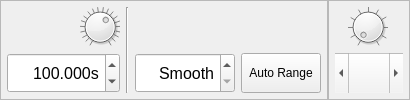
             <widget class="QFrame" name="frame_5">
              <property name="sizePolicy">
               <sizepolicy hsizetype="Expanding" vsizetype="Preferred">
                <horstretch>0</horstretch>
                <verstretch>0</verstretch>
               </sizepolicy>
              </property>
              <property name="frameShape">
               <enum>QFrame::NoFrame</enum>
              </property>
              <property name="frameShadow">
               <enum>QFrame::Plain</enum>
              </property>
              <layout class="QHBoxLayout" name="horizontalLayout_10">
               <property name="spacing">
                <number>0</number>
               </property>
               <property name="leftMargin">
                <number>0</number>
               </property>
               <property name="topMargin">
                <number>0</number>
               </property>
               <property name="rightMargin">
                <number>0</number>
               </property>
               <property name="bottomMargin">
                <number>0</number>
               </property>
               <item>
                <widget class="QFrame" name="frameRollingRange">
                 <property name="sizePolicy">
                  <sizepolicy hsizetype="Preferred" vsizetype="Preferred">
                   <horstretch>1</horstretch>
                   <verstretch>0</verstretch>
                  </sizepolicy>
                 </property>
                 <property name="minimumSize">
                  <size>
                   <width>0</width>
                   <height>100</height>
                  </size>
                 </property>
                 <property name="maximumSize">
                  <size>
                   <width>16777215</width>
                   <height>16777215</height>
                  </size>
                 </property>
                 <property name="frameShape">
                  <enum>QFrame::StyledPanel</enum>
                 </property>
                 <property name="frameShadow">
                  <enum>QFrame::Sunken</enum>
                 </property>
                 <layout class="QHBoxLayout" name="horizontalLayout_24">
                  <property name="leftMargin">
                   <number>6</number>
                  </property>
                  <property name="topMargin">
                   <number>6</number>
                  </property>
                  <property name="rightMargin">
                   <number>6</number>
                  </property>
                  <property name="bottomMargin">
                   <number>6</number>
                  </property>
                  <item>
                   <layout class="QGridLayout" name="gridLayout_24">
                    <item row="1" column="3">
                     <widget class="QSpinBox" name="spinBoxShiftStep">
                      <property name="sizePolicy">
                       <sizepolicy hsizetype="Preferred" vsizetype="Preferred">
                        <horstretch>0</horstretch>
                        <verstretch>0</verstretch>
                       </sizepolicy>
                      </property>
                      <property name="minimumSize">
                       <size>
                        <width>100</width>
                        <height>0</height>
                       </size>
                      </property>
                      <property name="font">
                       <font>
                        <pointsize>12</pointsize>
                       </font>
                      </property>
                      <property name="toolTip">
                       <string>&lt;html&gt;&lt;head/&gt;&lt;body&gt;&lt;p&gt;&lt;span style=&quot; font-size:8pt;&quot;&gt;If percentage is set, rolling mode does move continuously, but rather skip ahead of the signal until the signal reaches the right edge again.&lt;/span&gt;&lt;/p&gt;&lt;/body&gt;&lt;/html&gt;</string>
                      </property>
                      <property name="alignment">
                       <set>Qt::AlignRight|Qt::AlignTrailing|Qt::AlignVCenter</set>
                      </property>
                      <property name="specialValueText">
                       <string>Smooth</string>
                      </property>
                      <property name="suffix">
                       <string> %</string>
                      </property>
                      <property name="maximum">
                       <number>100</number>
                      </property>
                      <property name="singleStep">
                       <number>10</number>
                      </property>
                     </widget>
                    </item>
                    <item row="0" column="0">
                     <widget class="QLabel" name="label_3">
                      <property name="sizePolicy">
                       <sizepolicy hsizetype="Preferred" vsizetype="Preferred">
                        <horstretch>0</horstretch>
                        <verstretch>0</verstretch>
                       </sizepolicy>
                      </property>
                      <property name="text">
                       <string/>
                      </property>
                      <property name="pixmap">
                       <pixmap resource="../../resources.qrc">:/images/icons/hrange.png</pixmap>
                      </property>
                      <property name="alignment">
                       <set>Qt::AlignLeading|Qt::AlignLeft|Qt::AlignTop</set>
                      </property>
                      <property name="wordWrap">
                       <bool>true</bool>
                      </property>
                     </widget>
                    </item>
                    <item row="1" column="0" colspan="2">
                     <widget class="MyDoubleSpinBoxWithUnits" name="doubleSpinBoxRangeHorizontal">
                      <property name="enabled">
                       <bool>true</bool>
                      </property>
                      <property name="sizePolicy">
                       <sizepolicy hsizetype="Preferred" vsizetype="Preferred">
                        <horstretch>0</horstretch>
                        <verstretch>0</verstretch>
                       </sizepolicy>
                      </property>
                      <property name="minimumSize">
                       <size>
                        <width>0</width>
                        <height>0</height>
                       </size>
                      </property>
                      <property name="maximumSize">
                       <size>
                        <width>16777215</width>
                        <height>16777215</height>
                       </size>
                      </property>
                      <property name="font">
                       <font>
                        <pointsize>12</pointsize>
                       </font>
                      </property>
                      <property name="toolTip">
                       <string>&lt;html&gt;&lt;head/&gt;&lt;body&gt;&lt;p&gt;&lt;span style=&quot; font-size:8pt;&quot;&gt;Length of data shown&lt;/span&gt;&lt;/p&gt;&lt;/body&gt;&lt;/html&gt;</string>
                      </property>
                      <property name="alignment">
                       <set>Qt::AlignRight|Qt::AlignTrailing|Qt::AlignVCenter</set>
                      </property>
                      <property name="suffix">
                       <string notr="true">s</string>
                      </property>
                      <property name="decimals">
                       <number>3</number>
                      </property>
                      <property name="minimum">
                       <double>0.001000000000000</double>
                      </property>
                      <property name="maximum">
                       <double>1000000.000000000000000</double>
                      </property>
                      <property name="value">
                       <double>100.000000000000000</double>
                      </property>
                     </widget>
                    </item>
                    <item row="0" column="3">
                     <widget class="QLabel" name="label_2">
                      <property name="text">
                       <string/>
                      </property>
                      <property name="pixmap">
                       <pixmap resource="../../resources.qrc">:/images/icons/hrangeStep.png</pixmap>
                      </property>
                      <property name="alignment">
                       <set>Qt::AlignCenter</set>
                      </property>
                     </widget>
                    </item>
                    <item row="0" column="1">
                     <widget class="myDial" name="dialRollingRange">
                      <property name="enabled">
                       <bool>true</bool>
                      </property>
                      <property name="sizePolicy">
                       <sizepolicy hsizetype="Preferred" vsizetype="Fixed">
                        <horstretch>0</horstretch>
                        <verstretch>0</verstretch>
                       </sizepolicy>
                      </property>
                      <property name="minimumSize">
                       <size>
                        <width>40</width>
                        <height>40</height>
                       </size>
                      </property>
                      <property name="maximumSize">
                       <size>
                        <width>40</width>
                        <height>40</height>
                       </size>
                      </property>
                      <property name="toolTip">
                       <string>Length of data shown</string>
                      </property>
                      <property name="minimum">
                       <number>21</number>
                      </property>
                      <property name="maximum">
                       <number>40</number>
                      </property>
                      <property name="pageStep">
                       <number>1</number>
                      </property>
                      <property name="value">
                       <number>33</number>
                      </property>
                      <property name="invertedControls">
                       <bool>false</bool>
                      </property>
                      <property name="wrapping">
                       <bool>false</bool>
                      </property>
                      <property name="notchTarget">
                       <double>2.000000000000000</double>
                      </property>
                      <property name="notchesVisible">
                       <bool>true</bool>
                      </property>
                     </widget>
                    </item>
                    <item row="0" column="2" rowspan="2">
                     <widget class="Line" name="line_11">
                      <property name="frameShadow">
                       <enum>QFrame::Sunken</enum>
                      </property>
                      <property name="orientation">
                       <enum>Qt::Vertical</enum>
                      </property>
                     </widget>
                    </item>
                    <item row="1" column="4">
                     <widget class="QPushButton" name="pushButtonRollingAutoRange">
                      <property name="sizePolicy">
                       <sizepolicy hsizetype="Minimum" vsizetype="Preferred">
                        <horstretch>0</horstretch>
                        <verstretch>0</verstretch>
                       </sizepolicy>
                      </property>
                      <property name="text">
                       <string>Auto Range</string>
                      </property>
                      <property name="checkable">
                       <bool>true</bool>
                      </property>
                     </widget>
                    </item>
                   </layout>
                  </item>
                 </layout>
                </widget>
               </item>
               <item>
                <widget class="QFrame" name="frameZoom">
                 <property name="sizePolicy">
                  <sizepolicy hsizetype="Preferred" vsizetype="Preferred">
                   <horstretch>1</horstretch>
                   <verstretch>0</verstretch>
                  </sizepolicy>
                 </property>
                 <property name="minimumSize">
                  <size>
                   <width>0</width>
                   <height>100</height>
                  </size>
                 </property>
                 <property name="maximumSize">
                  <size>
                   <width>16777215</width>
                   <height>16777215</height>
                  </size>
                 </property>
                 <property name="frameShape">
                  <enum>QFrame::StyledPanel</enum>
                 </property>
                 <property name="frameShadow">
                  <enum>QFrame::Sunken</enum>
                 </property>
                 <layout class="QGridLayout" name="gridLayout_12" rowstretch="1,1" columnstretch="1,1,100">
                  <property name="leftMargin">
                   <number>6</number>
                  </property>
                  <property name="topMargin">
                   <number>6</number>
                  </property>
                  <property name="rightMargin">
                   <number>6</number>
                  </property>
                  <property name="bottomMargin">
                   <number>6</number>
                  </property>
                  <item row="0" column="1">
                   <widget class="QDial" name="dialZoom">
                    <property name="enabled">
                     <bool>true</bool>
                    </property>
                    <property name="sizePolicy">
                     <sizepolicy hsizetype="Preferred" vsizetype="Maximum">
                      <horstretch>0</horstretch>
                      <verstretch>0</verstretch>
                     </sizepolicy>
                    </property>
                    <property name="minimumSize">
                     <size>
                      <width>40</width>
                      <height>40</height>
                     </size>
                    </property>
                    <property name="maximumSize">
                     <size>
                      <width>40</width>
                      <height>40</height>
                     </size>
                    </property>
                    <property name="toolTip">
                     <string>Zoom</string>
                    </property>
                    <property name="minimum">
                     <number>1</number>
                    </property>
                    <property name="maximum">
                     <number>1000</number>
                    </property>
                    <property name="singleStep">
                     <number>10</number>
                    </property>
                    <property name="pageStep">
                     <number>100</number>
                    </property>
                    <property name="value">
                     <number>1000</number>
                    </property>
                    <property name="orientation">
                     <enum>Qt::Horizontal</enum>
                    </property>
                    <property name="invertedAppearance">
                     <bool>true</bool>
                    </property>
                    <property name="invertedControls">
                     <bool>true</bool>
                    </property>
                    <property name="wrapping">
                     <bool>false</bool>
                    </property>
                    <property name="notchTarget">
                     <double>10.000000000000000</double>
                    </property>
                    <property name="notchesVisible">
                     <bool>true</bool>
                    </property>
                   </widget>
                  </item>
                  <item row="0" column="0">
                   <widget class="QLabel" name="label_5">
                    <property name="sizePolicy">
                     <sizepolicy hsizetype="Preferred" vsizetype="Preferred">
                      <horstretch>0</horstretch>
                      <verstretch>0</verstretch>
                     </sizepolicy>
                    </property>
                    <property name="text">
                     <string/>
                    </property>
                    <property name="pixmap">
                     <pixmap resource="../../resources.qrc">:/images/icons/zoom.png</pixmap>
                    </property>
                    <property name="alignment">
                     <set>Qt::AlignLeading|Qt::AlignLeft|Qt::AlignTop</set>
                    </property>
                    <property name="wordWrap">
                     <bool>true</bool>
                    </property>
                   </widget>
                  </item>
                  <item row="0" column="2">
                   <spacer name="horizontalSpacer_7">
                    <property name="orientation">
                     <enum>Qt::Horizontal</enum>
                    </property>
                    <property name="sizeHint" stdset="0">
                     <size>
                      <width>1</width>
                      <height>20</height>
                     </size>
                    </property>
                   </spacer>
                  </item>
                  <item row="1" column="0" colspan="3">
                   <widget class="QScrollBar" name="horizontalScrollBarHorizontal">
                    <property name="sizePolicy">
                     <sizepolicy hsizetype="Preferred" vsizetype="Preferred">
                      <horstretch>0</horstretch>
                      <verstretch>0</verstretch>
                     </sizepolicy>
                    </property>
                    <property name="minimumSize">
                     <size>
                      <width>0</width>
                      <height>0</height>
                     </size>
                    </property>
                    <property name="maximumSize">
                     <size>
                      <width>16777215</width>
                      <height>16777215</height>
                     </size>
                    </property>
                    <property name="toolTip">
                     <string>Move zoomed plot</string>
                    </property>
                    <property name="minimum">
                     <number>500</number>
                    </property>
                    <property name="maximum">
                     <number>500</number>
                    </property>
                    <property name="singleStep">
                     <number>10</number>
                    </property>
                    <property name="pageStep">
                     <number>1000</number>
                    </property>
                    <property name="value">
                     <number>500</number>
                    </property>
                    <property name="sliderPosition">
                     <number>500</number>
                    </property>
                    <property name="tracking">
                     <bool>true</bool>
                    </property>
                    <property name="orientation">
                     <enum>Qt::Horizontal</enum>
                    </property>
                    <property name="invertedAppearance">
                     <bool>false</bool>
                    </property>
                    <property name="invertedControls">
                     <bool>false</bool>
                    </property>
                   </widget>
                  </item>
                 </layout>
                </widget>
               </item>
              </layout>
             </widget>
